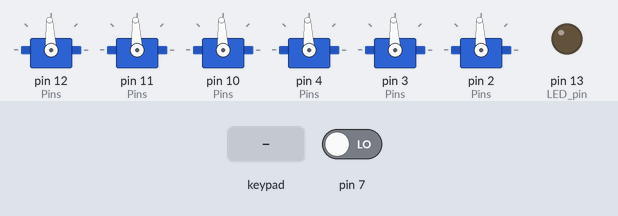
This sketch was run on a simulated Arduino Uno, built with avr-gcc and run on an emulated ATmega328P. Shown: 6 × servo, output pins drawn as LEDs (lit = HIGH). The inputs (shaded band) are chosen by the test bench; at power-on: pin 7 LOW. EEPROM starts erased.

Above: at 6.8 s.
6.9 s: key 'U' pressed
At 8.12 s:
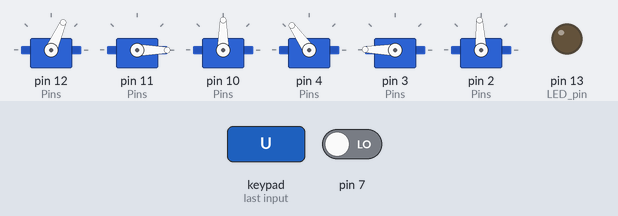
11.6 s: key 'D' pressed
At 12.86 s:
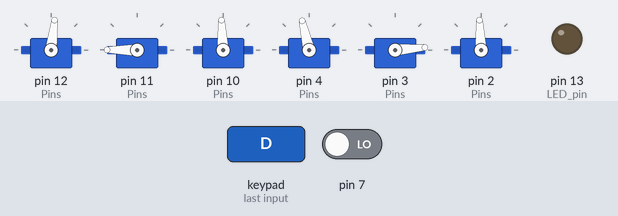
14.6 s: key 'L' pressed
17.3 s: key 'R' pressed
20.3 s: key 'T' pressed
At 21.87 s:
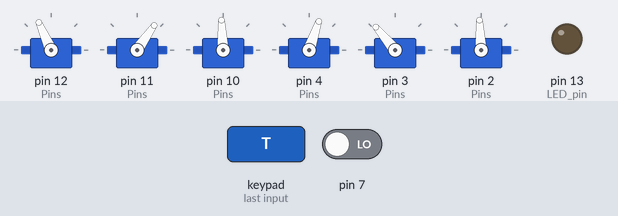
23.3 s: key 'U' pressed
At 25.1 s:
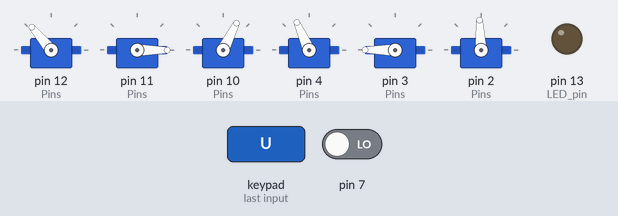
Timing chart, 0 to 27.3 s (numbered marks = the images above; inputs shaded):
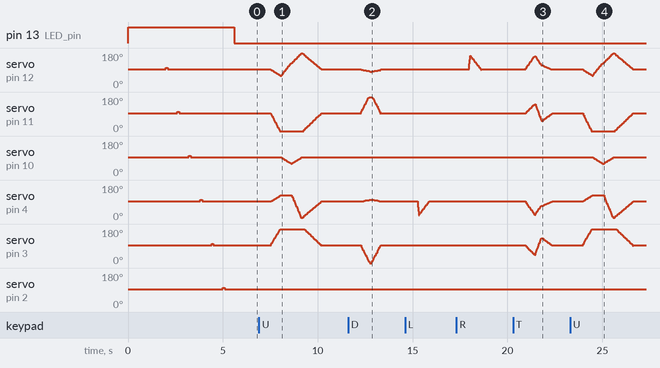

Measured:
- after the input at 11.6 s, servo on pin 4 (Pins): rises from 93° to 103° in 0.45 s, then falls to 93° in 0.56 s
- after the input at 20.3 s, servo on pin 12 (Pins): rises from 93° to 164° in 0.46 s, then falls to 93° in 0.90 s

The sketch:

BRAT_PS2.ino
```cpp
#include <Servo.h>
#include <EEPROM.h>
#include <PS2X_lib.h>
#include "Servo_Driver.h"
#include "Move_Data.h"

#define A digitalRead(7)
#define B digitalRead(8)
#define C digitalRead(9)

//#define DEBUG

//Servo Pin numbers
const byte Pins[NUMSERVOS] = {
  12,   //Left Hip pin
  11,   //Left Knee pin
  10,   //Left Ankle pin
  4,    //Right Hip pin
  3,    //Right Knee pin
  2     //Right Ankle pin
};

#define Speakerpin 5

#define LED_pin 13

//PS2 pins
#define DAT 6
#define ATT 8
#define CMD 7
#define CLK 9

//PS2 joystick Deadzone
#define Deadzone 5

PS2X ps2x;

void setup()
{
#ifdef DEBUG
  Serial.begin(115200);
#endif
  for(int i = 0; i < NUMSERVOS; i++)
  {
    Servos[i].pin = Pins[i];
    Servos[i].pos = 1500;
    Servos[i].delta = 0;
    Servos[i].target = 0;
    Servos[i].servo.attach(Servos[i].pin);
    Servos[i].Offset = (char)EEPROM.read(i);
    Servos[i].servo.writeMicroseconds(1500 + Servos[i].Offset);
  }

  pinMode(7, INPUT);
  pinMode(8, INPUT);
  pinMode(9, INPUT);
  if(!A)
    Config_Offsets();
  int error = ps2x.config_gamepad(CLK,CMD,ATT,DAT, true, true); //Configure PS2 Controller

#ifdef DEBUG
  if(error == 0)
    Serial.println("Found Controller, configured successful");
  else if(error == 1)
    Serial.println("No controller found");
  else if(error == 2)
    Serial.println("Controller found but not accepting commands.");
  else if(error == 3)
    Serial.println("Controller refusing to enter Pressures mode, may not support it. ");
#endif

  Init_Timer2(); //Set Timer2 to overflow every 16ms
  EnableTimer(); //Begin processing Interupts
}

void Config_Offsets()
{
  pinMode(LED_pin, OUTPUT);
  digitalWrite(LED_pin, HIGH);
  delay(2000);

  for(int s = 0; s < NUMSERVOS; s++)
  {
    Servos[s].servo.writeMicroseconds(1600);
    delay(100);
    Servos[s].servo.writeMicroseconds(1500);
    while(A)
    {
      if(!B && Servos[s].Offset > -100)
      {
        Servos[s].Offset -= 1;
        delay(10);
      }
      else if(!C && Servos[s].Offset < 100)
      {
        Servos[s].Offset += 1;
        delay(10);
      }
      Servos[s].servo.writeMicroseconds(1500 + Servos[s].Offset);
    }
    EEPROM.write(s, Servos[s].Offset);
    delay(500);
  }
  digitalWrite(LED_pin, LOW);
}

void loop()
{
  ps2x.read_gamepad();  //Update the PS2 Controller

  int LSY = 128 - ps2x.Analog(PSS_LY);
  int LSX = ps2x.Analog(PSS_LX) - 128;

  boolean Active = SeqHandler();  //Store the servo status and process any Active Sequences

  if((LSY > Deadzone || LSY < -Deadzone) && !Active)
    Walk((LSY > 0)? 20:-20, 1000 - abs(LSY)/128.0*1000 + 250);
  else if((LSX > Deadzone || LSX < -Deadzone) && !Active)
    Turn((LSX > 0)? 30:-30, 250);
  else if(ps2x.ButtonPressed(PSB_GREEN) && !Active)
    Head_Thrust();
  else if(ps2x.ButtonPressed(PSB_L1) && !Active)
    Kick_Left();
  else if(ps2x.ButtonPressed(PSB_R1) && !Active)
    Kick_Right();
  else if(ps2x.ButtonPressed(PSB_PAD_UP) && !Active)
    Get_Up_From_Front();
  else if(ps2x.ButtonPressed(PSB_PAD_DOWN) && !Active)
    Get_Up_From_Back();
  else if(ps2x.ButtonPressed(PSB_PAD_RIGHT) && !Active)
    Roll_Right();
  else if(ps2x.ButtonPressed(PSB_PAD_LEFT) && !Active)
    Roll_Left();

  delay(50);
}
```

Move_Data.h
```cpp
//This File contains all of the Sequences and move Functions.
//WARNING! These Sequences will only work correctly using the default brat configuration.
//Adding any extra top weight will alter the robots balance and have unexpected results.

#include <Arduino.h>


boolean stepN; //Keeps track of which foot it forward
int last_angle = 90; //Holds the last known leg displacement

//Causes the robot to take a step forward for each callback
void Walk(byte angle, int Speed)
{
  if(stepN)
  {
    angle = 90 + angle;
    if(angle == last_angle)
    {
      stepN = !stepN;
      return;
    }
    Command Walk1 = {3,-1,{
    {last_angle, last_angle, 55, last_angle, last_angle, 75, Speed},
    {angle, angle, 75, angle, angle, 75, Speed + 100},
    {angle, angle, 90, angle, angle, 90, Speed }}
    };
    Set_Current_Command(Walk1);
    stepN = !stepN;
  }
  else
  {
    angle = 90 - angle;
    if(angle == last_angle)
    {
      stepN = !stepN;
      return;
    }
    Command Walk2 = {3,-1,{
    {last_angle, last_angle, 105, last_angle, last_angle, 125, Speed},
    {angle, angle, 105, angle, angle, 105, Speed + 100},
    {angle, angle, 90, angle, angle, 90, Speed}}
    };
    Set_Current_Command(Walk2);
    stepN = !stepN;
  }
  last_angle = angle;
}

//Causes the robot to turn left or right based on the angle passed to the function
void Turn(byte angle, int Speed)
{
  angle += 90;
  Command Turn = {9,-1,{
  {90, 90, 55, 90, 90, 75, Speed},
  {90, 90, 75, 90, 90, 75, Speed},
  {angle + (90 - angle)/2, angle + (90 - angle)/2, 75, angle + (90 - angle)/2, angle + (90 - angle)/2, 75, Speed},
  {angle + (90 - angle)/2, angle + (90 - angle)/2, 90, angle + (90 - angle)/2, angle + (90 - angle)/2, 90, Speed},
  {angle + (90 - angle)/2, angle + (90 - angle)/2, 105, angle + (90 - angle)/2, angle + (90 - angle)/2, 125, Speed},
  {angle + (90 - angle)/2, angle + (90 - angle)/2, 105, angle + (90 - angle)/2, angle + (90 - angle)/2, 105, Speed},
  {angle, angle, 105, angle, angle, 105, Speed},
  {angle, angle, 90, angle, angle, 90, Speed},
  {90, 90, 90, 90, 90, 90, Speed}}};
  Set_Current_Command(Turn);
  last_angle = 90;
}

//Fell on your face? This might help
void Get_Up_From_Front()
{
  Command Get_Up_From_Front = {5,-1, {
  {90, 90, 90, 90, 90, 90, 500},
  {60, 0, 90, 120, 170, 90, 500},
  {120, 0, 60, 120, 170, 90, 500},
  {170, 0, 90, 10, 180, 90, 500},
  {90, 90, 90, 90, 90, 90, 1000}}};
  Set_Current_Command(Get_Up_From_Front);
}

//Laying on your back? Try this out
void Get_Up_From_Back()
{
  Command Get_Up_From_Back = {3,-1, {
  {90, 90, 90, 90, 90, 90, 500},
  {80, 180, 90, 100, 0, 90, 500},
  {90, 90, 90, 90, 90, 90, 500}}};
  Set_Current_Command(Get_Up_From_Back);
}

//Oh, you're on your side? I thought about that too
void Roll_Left()
{
  Command Roll_Left = {3,-1, {
  {90, 90, 90, 90, 90, 90, 500},
  {90, 90, 90, 30, 90, 90, 100},
  {90, 90, 90, 90, 90, 90, 500}}};
  Set_Current_Command(Roll_Left);
}

//Other side? You're covered
void Roll_Right()
{
  Command Roll_Right = {3,-1, {
  {90, 90, 90, 90, 90, 90, 500},
  {150, 90, 90, 90, 90, 90, 100},
  {90, 90, 90, 90, 90, 90, 500}}};
  Set_Current_Command(Roll_Right);
}

//Destroy all of your enemies with a mighty left kick
void Kick_Left()
{
  Command Kick_Left = {6,-1, {
  {90, 90, 90, 90, 90, 90, 500},
  {90, 90, 132, 90, 90, 76, 500},
  {50, 145, 70, 90, 90, 70, 500},
  {110, 80, 70, 90, 90, 70, 250},
  {90, 90, 70, 90, 90, 70, 500},
  {90, 90, 90, 90, 90, 90, 500}}};
  last_angle = 90;
  Set_Current_Command(Kick_Left);
}

//Deliver the pain with a monsterous Right Kick
void Kick_Right()
{
  Command Kick_Right = {6,-1, {
  {90, 90, 90, 90, 90, 90, 500},
  {90, 90, 104, 90, 90, 48, 500},
  {90, 90, 110, 130, 25, 110, 500},
  {90, 90, 110, 70, 100, 110, 250},
  {90, 90, 110, 90, 90, 110, 500},
  {90, 90, 90, 90, 90, 90, 500}}};
  last_angle = 90;
  Set_Current_Command(Kick_Right);
}

//Make like a soccer player and head thrust the target
void Head_Thrust()
{
  Command Head_Thrust = {4,-1, {
  {90, 90, 90, 90, 90, 90, 500},
  {155, 135, 90, 25, 45, 90, 500},
  {110, 55, 90, 70, 125, 90, 300},
  {90, 90, 90, 90, 90, 90, 500}}};
  last_angle = 90;
  Set_Current_Command(Head_Thrust);
}
```

Servo_Driver.h
```cpp
//This file handles the Timer interupt and positioning the servos.

#include <Arduino.h>
#define NUMSERVOS 6
#define period 16

boolean Moving = false; //Servo status flag
long ticks; //Number of updates in a move

const long TscaleFactor = 100;   //Fixed point Scale Factor for Time Variable
const long DscaleFactor = 1000;  //Fixed point Scale Factor for displacement

//Define a structure to hold all data for each servo
struct ServoItem
{
  Servo servo;
  int pos;
  int delta;
  int target;
  byte pin;
  char Offset;
} Servos[NUMSERVOS];

//Define a structure to store multistep sequences.
struct Command
{
  int Steps;
  int StepCount; //must be set to -1
  int Seq[10][NUMSERVOS + 1];
} Current_Command;

//Timer 2 Initialization
void Init_Timer2()
{
  #if defined(__AVR_ATmega168__) || defined(__AVR_ATmega328P__) || defined(__AVR_ATmega1280__)
    TCCR2A = (1 << WGM21);              // CTC
    TCCR2B = (1 << CS22) | (1 << CS21) | (1 << CS20); // set to clock /1024
    OCR2A = 249;                        // overflow every 16ms
#else
    // Use normal mode
    TCCR2 = (1 << WGM21);               // CTC
    TCCR2 |= (1 << CS22) | (1 << CS21) | (1 << CS20); // set prescaler to 125kHz
    OCR2 = 249;                         // so overflow every 16ms
#endif
    TCNT2 = 0;
}

//Enables Timer 2 Interupts
void EnableTimer()
{
#if defined(__AVR_ATmega168__) || defined(__AVR_ATmega328P__) || defined(__AVR_ATmega1280__)
    TIMSK2 |= 1 << OCIE2A;
#else
    TIMSK |= 1 << OCIE2;
#endif
}

//Timer 2 Overflow ISR
#if defined(__AVR_ATmega168__) || defined(__AVR_ATmega328P__) || defined(__AVR_ATmega1280__)
ISR(TIMER2_COMPA_vect)
#else
ISR(TIMER2_COMP_vect)
#endif
{
  if(!Moving)
    return;

  if(ticks > 0)
  {
    for(int i = 0; i < NUMSERVOS; i++)
    {
      Servos[i].pos += Servos[i].delta;
      Servos[i].servo.writeMicroseconds(Servos[i].pos);
    }
    ticks -= TscaleFactor;
  }
  else
  {
    for(int i = 0; i < NUMSERVOS; i++)
    {
      Servos[i].pos = Servos[i].target;
      Servos[i].delta = 0;
      Servos[i].target = 0;
      Servos[i].servo.writeMicroseconds(Servos[i].pos);
    }
    Moving = false;
  }
}

//Preps the servos to begin a Group Move
void Start_GM(int pos[NUMSERVOS + 1])
{
  ticks = (pos[NUMSERVOS] * TscaleFactor) / period ;
  for(int i = 0; i < NUMSERVOS; i++)
  {
    Servos[i].target = map(pos[i], 0, 180, 500, 2500) + Servos[i].Offset;
    Servos[i].delta = (((Servos[i].target - Servos[i].pos) * DscaleFactor) / ticks) / (DscaleFactor / TscaleFactor);
  }
}

//Simply puts a move into action
void Commit_GM()
{
  Moving = true;
}

//Processes pending Sequence Moves.
boolean SeqHandler()
{
  if(Moving)
    return true;
  if(Current_Command.Steps == 0)
    return false;

  Current_Command.StepCount++;
  if(Current_Command.StepCount < Current_Command.Steps)
  {
    Start_GM(Current_Command.Seq[Current_Command.StepCount]);
    Commit_GM();
    return true;
  }
  else
  {
    Current_Command.Steps = 0;
    return false;
  }
}

//Sets the Current Command
void Set_Current_Command(Command new_Command)
{
  Current_Command = new_Command;
}
```
